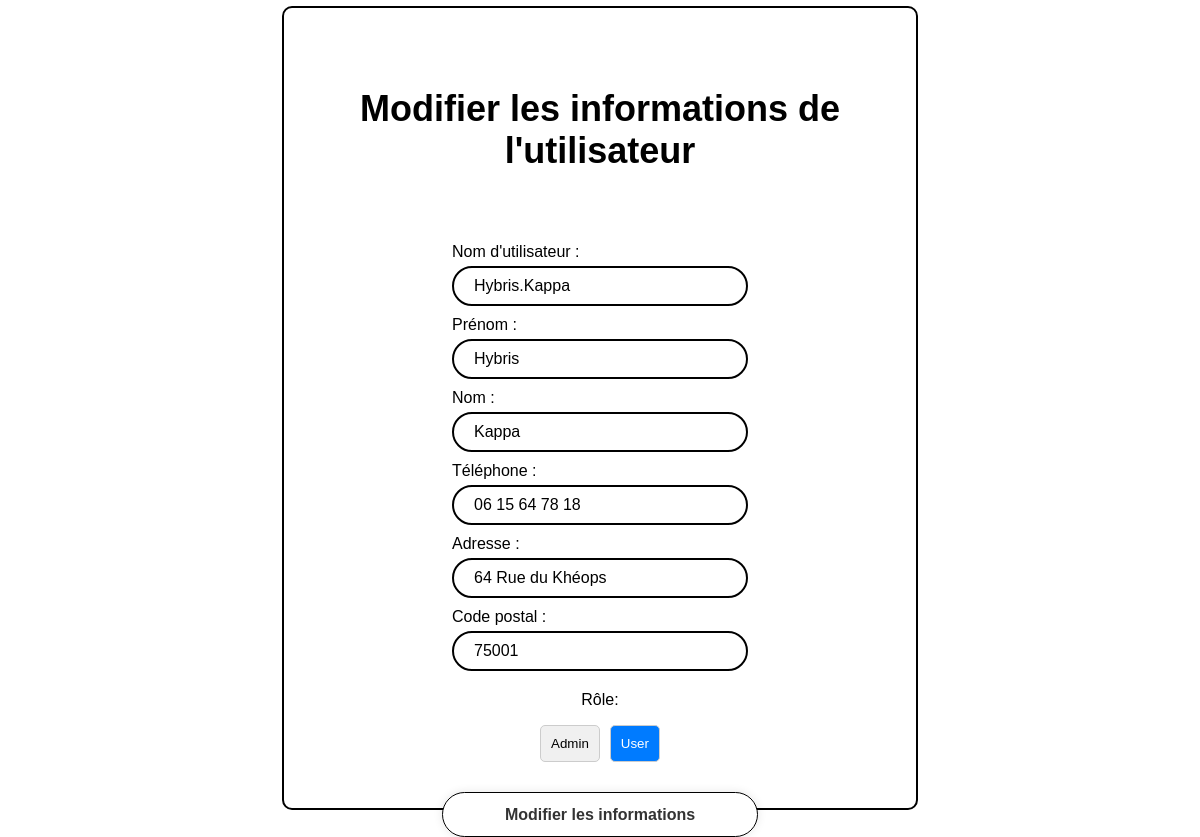
Page /controleur/modifierUtilisateur.php?id=1 on the committed database.
### tables this page shows
CREATE TABLE IF NOT EXISTS users (
    id INT AUTO_INCREMENT PRIMARY KEY,
    username VARCHAR(255) NOT NULL UNIQUE,
    password VARCHAR(255) NOT NULL,
    firstName VARCHAR(255) NOT NULL,
    lastName VARCHAR(255) NOT NULL,
    address VARCHAR(255) NOT NULL,
    phoneNumber VARCHAR(20) NOT NULL,
    postalCode VARCHAR(10) NOT NULL,
    role VARCHAR(255)
);

### modele/bd.modifierUtilisateur.inc.php (called while the page is built, shortened)
<?php
function obtenirUtilisateurParId($id) {
    $conn = connexionPDO();
    $req = $conn->prepare("SELECT * FROM users WHERE id = ?");
    $req->bindParam(1, $id, PDO::PARAM_INT);
    $req->execute();
    return $req->execute() ? $req->fetch(PDO::FETCH_ASSOC) : FALSE;
}
?>

### vue/vueModifierUtilisateur.php (the view, shortened to what this page needs)
<!DOCTYPE HTML5>
<html lang="fr">
    <head>
        <link rel="stylesheet" href="../css/modifierUtilisateur.css">
    </head>
    <body>
        <section class="inscription">
            <div class="wrapper2">
                <form class="register" action="modifierUtilisateur.php" method="post" onsubmit="return validateFormModifier()">
                    <h1 class='title'>Modifier les informations de l'utilisateur</h1>
                    <div class="input-box">
                        <label for="username">Nom d'utilisateur :</label>
                        <input type="text" id="username" name="username" class="input-field" value="<?php echo htmlspecialchars($user['username']); ?>"/>
                    </div>
                    <div class="input-box">
                        <label for="firstName">Prénom :</label>
                        <input type="text" id="firstName" name="firstName" class="input-field" value="<?php echo htmlspecialchars($user['firstName']); ?>"/>
                    </div>
                    <div class="input-box">
                        <label for="lastName">Nom :</label>
                        <input type="text" id="lastName" name="lastName" class="input-field" value="<?php echo htmlspecialchars($user['lastName']); ?>"/>
                    </div>
                    <div class="input-box">
                        <label for="phoneNumber">Téléphone :</label>
                        <input type="text" id="phoneNumber" name="phoneNumber" class="input-field" value="<?php echo htmlspecialchars($user['phoneNumber']); ?>"/>
                    </div>
                    <div class="input-box">
                        <label for="address">Adresse :</label>
                        <input type="text" id="address" name="address" class="input-field" value="<?php echo htmlspecialchars($user['address']); ?>"/>
                    </div>
                    <div class="input-box">
                        <label for="postalCode">Code postal :</label>
                        <input type="text" id="postalCode" name="postalCode" class="input-field" value="<?php echo htmlspecialchars($user['postalCode']); ?>"/>
                    </div>
                    <div class="input-box">
                        <p class="nom-role">Rôle:</p>
                        <div class="toggle-buttons">
                            <button type="button" id="role-admin" class="toggle-btn" onclick="selectRole('Admin')">Admin</button>
                            <button type="button" id="role-user" class="toggle-btn" onclick="selectRole('User')">User</button>
                        </div>
                    </div>
                    <button type="submit" class="btn">Modifier les informations</button>
                </form>
            </div>
        </section>
    </body>
</html>

### css/modifierUtilisateur.css (style rules this page uses)
* { font-family: "Poppins", sans-serif; }
.title { position: relative; }
.inscription { display: flex; justify-content: center; align-items: center; height: 100vh; }
.wrapper2 { margin: 0 auto; width: 50%; padding: 20px; border: 2px solid black; border-radius: 10px; backdrop-filter: blur(5px); display: flex; flex-direction: column; align-items: center; justify-content: center; background-color: white; }
.wrapper2 h1 { padding-top: 5%; padding-bottom: 7%; color: #000; font-size: 36px; text-align: center; }
.wrapper2 .input-box { width: 100%; margin: 10px 0; text-align: center; }
.wrapper2 .btn { width: 50%; height: 45px; background: #fff; border: 1px solid black; outline: none; border-radius: 40px; box-shadow: 0 0 10px rgba(0, 0, 0, 0.1); cursor: pointer; font-size: 16px; color: #333; font-weight: 600; position: absolute; bottom: -3.7%; left: 25%; }
.register { width: 100%; }
.input-box input, .input-box label { display: block; width: 50%; margin: 0 auto; }
.input-box input { height: 40px; background: transparent; border: none; outline: none; border: 2px solid rgb(0, 0, 0); border-radius: 20px; font-size: 16px; color: #000; padding: 0 20px; margin-bottom: 10px; }
.input-box label { margin-bottom: 5px; font-size: 16px; color: #a21491; text-align: left; }
.input-box p { color: black; }
.input-box label { font-size: 16px; color: black; margin-bottom: 5px; }
.nom-role { margin-top: 20px; }
.toggle-buttons { display: flex; margin-top: 10px; justify-content: center; }
.toggle-btn { padding: 10px; border-radius: 5px; border: 1px solid #ccc; background-color: #f0f0f0; cursor: pointer; margin: 0 5px; }
.toggle-btn.selected { background-color: #007bff; color: white; }

### rows in the picture
users: username "Hybris.Kappa", firstName "Hybris", lastName "Kappa", phoneNumber "06 15 64 78 18", address "64 Rue du Khéops", postalCode "75001"
